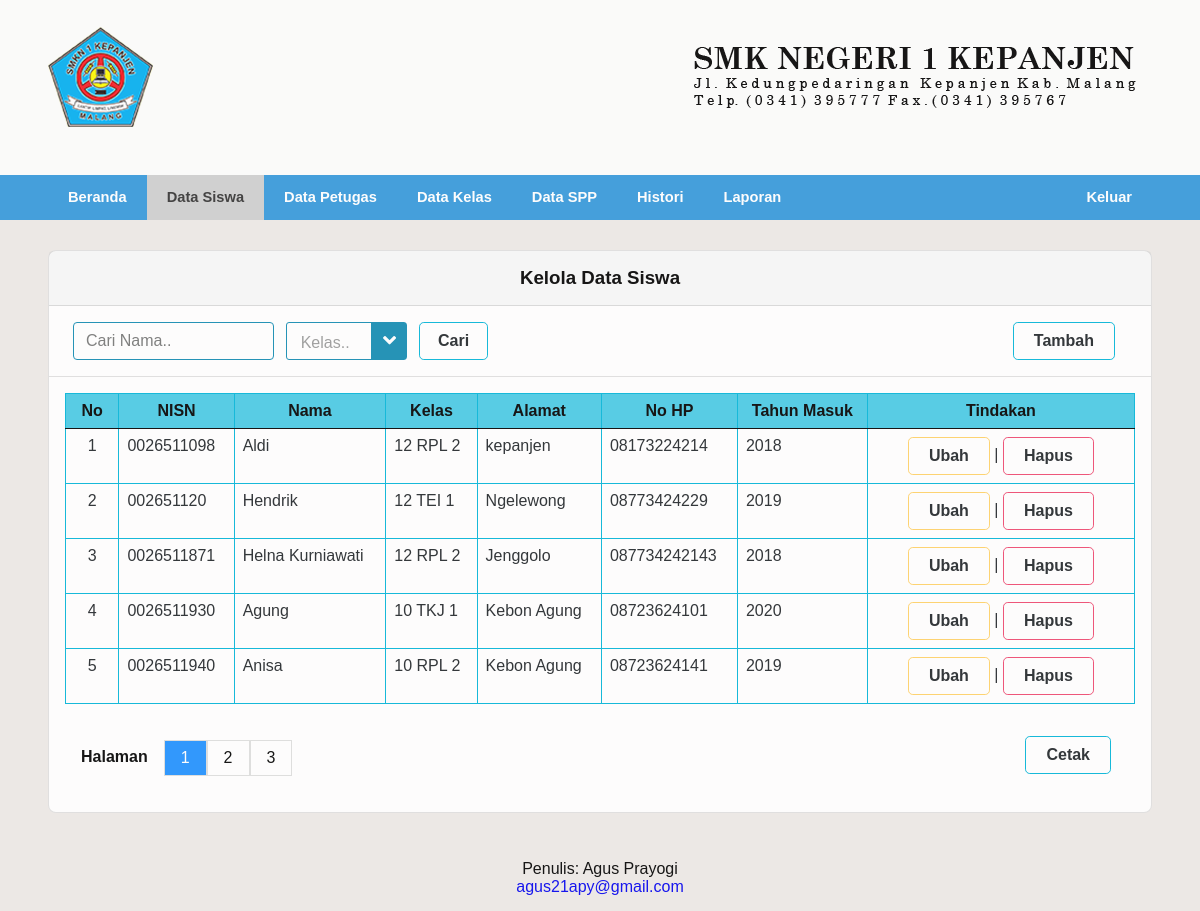
Screenshot of /admin/index.php?p=siswa (signed in) with the database file from the repository.
### tables this page shows
CREATE TABLE `siswa` (
  `nisn` char(10) NOT NULL,
  `nama` varchar(35) NOT NULL,
  `id_kelas` int(11) NOT NULL,
  `alamat` text NOT NULL,
  `no_telp` varchar(13) NOT NULL,
  `id_spp` int(11) NOT NULL
);

CREATE TABLE `kelas` (
  `id_kelas` int(11) NOT NULL,
  `nama_kelas` varchar(10) NOT NULL,
  `kopetensi_keahlian` varchar(50) NOT NULL
);

CREATE TABLE `spp` (
  `id_spp` int(11) NOT NULL,
  `tahun` int(11) NOT NULL,
  `nominal` int(11) NOT NULL
);

### function.php (called while the page is built, shortened)
<?php
$conn = mysqli_connect("localhost", "root", "", "spp");
function query($query)
{
  global $conn;
  $result = mysqli_query($conn, $query);
  $rows = [];
  while ($row = mysqli_fetch_assoc($result)) {
    $rows[] = $row;
  }
  return $rows;
}

### admin/data-siswa.php (the view, shortened to what this page needs)
<?php
if (isset($_GET['cari'])) {
  $cari = $_GET['cari'];
  $str = "SELECT * FROM siswa as a JOIN kelas as b ON a.id_kelas = b.id_kelas JOIN spp as c ON a.id_spp = c.id_spp WHERE a.nama LIKE '%$cari%'";
  if (isset($_GET['kelas'])) {
    $kelas = $_GET['kelas'];
    $str .= $kelas != "" ? "AND a.id_kelas = '$kelas'" : "";
  }
  $strPrint = $str;
  $query = query($str);
} else {
  $strPrint = "SELECT * FROM siswa as a JOIN kelas as b ON a.id_kelas = b.id_kelas JOIN spp as c ON a.id_spp = c.id_spp ";
  $query = query("SELECT * FROM siswa");
}
$printAll = query($strPrint);
$baris = 5;
$jum = count($query);
$page = ceil($jum / $baris);
$limit = 0;
if (isset($_GET['cari'])) {
  $query = query($str . "LIMIT " . $limit . "," . $baris);
} else {
  $query = query("SELECT * FROM siswa as a JOIN kelas as b ON a.id_kelas = b.id_kelas JOIN spp as c ON a.id_spp = c.id_spp LIMIT " . $limit . "," . $baris);
}
?>
<div class="card">
  <div class="card-header">
    <h3 class="t-center">Kelola Data Siswa</h4>
  </div>
  <div class="card-header bg-white">
    <div class="row mx-2">
      <form class="col-sm-8  col-xl-5 row" action="index.php" method="get">
        <input placeholder="Cari Nama.." type="text" name="cari" class="input-form col">
        <button class="btn col-md-4 col-xl-2" type="submit">
          Cari
        </button>
      </form>
      <div class="col t-right">
        <button name="tambah" data-target="tambah-modal" class="btn">
          Tambah
        </button>
      </div>
    </div>
  </div>
  <div class="card-body">
    <table class="table table-responsive">
      <thead>
        <tr class="table-blue">
          <th>No</th>
          <th>NISN</th>
          <th>Nama</th>
          <th>Kelas</th>
          <th>Alamat</th>
          <th>No HP</th>
          <th>Tahun Masuk</th>
          <th>Tindakan</th>
        </tr>
      </thead>
      <tbody>
        <?php
        $i = $limit + 1;
        foreach ($query as $key => $isi) : ?>
          <tr>
            <td><?= $i++; ?></td>
            <td><?= $isi['nisn']; ?></td>
            <td><?= $isi['nama']; ?></td>
            <td><?= $isi['nama_kelas'] . " " . $isi['kopetensi_keahlian']; ?></td>
            <td><?= $isi['alamat']; ?></td>
            <td><?= $isi['no_telp']; ?></td>
            <td><?= $isi['tahun']; ?></td>
            <td class="col-sm-6 col-xl-3 t-center">
              <button data-target="update-modal" data-all="<?= $isi['nisn'] . "," . $isi['nama'] . ","  . $isi['alamat'] . "," . $isi['no_telp']; ?>" data-kelas="<?= $isi['id_kelas']; ?>" data-tahun="<?= $isi['id_spp']; ?>" class="btn btn-orange">Ubah</button> |
              <button onclick="onDelete(<?= $isi['nisn']; ?>)" class="btn btn-red">Hapus</button>
            </td>
          </tr>
        <?php endforeach; ?>
      </tbody>
    </table>
    <div class="row">
      <div class="page col">
        <h4>Halaman</h4>
        <div class="pagination" id="pagination">
          <?php
          $page = $page == 0 ? 1 : $page;
          for ($i = 1; $i <= $page; $i++) : ?>
            <a href="index.php?p=siswa&l=<?= $i; ?>"><?= $i; ?></a>
          <?php endfor; ?>
        </div>
      </div>
      <div class="col-2 t-right">
        <button onclick="printDiv('print-area')" id="cetak" class="btn mt-3 mr-4">
          Cetak
        </button>
      </div>
    </div>
  </div>
</div>

### admin/index.php (shortened to what this page needs)
<?php
require "../function.php";
?>
<!DOCTYPE html>
<html lang="en">
<head>
  <link rel="stylesheet" href="../assets/css/all.min.css">
  <link rel="stylesheet" href="../assets/css/select2.css" />
  <link rel="stylesheet" href="../assets/css/style.css">
</head>
<body>
  <header>
    <div class="container">
      <div class="branding">
        <img class="img-fluid" src="../assets/img/kanesa.png" alt="">
        <img class="img-fluid" src="../assets/img/tempat.png" alt="">
      </div>
    </div>
  </header>
  <nav class="clearfix" id="navigation">
    <ul class="clearfix">
      <li><a class="item" href="?p=home">Beranda</a></li>
      <li><a class="item" href="?p=siswa">Data Siswa</a></li>
      <li><a class="item" href="?p=petugas">Data Petugas</a></li>
      <li><a class="item" href="?p=kelas">Data Kelas</a></li>
      <li><a class="item" href="?p=spp">Data SPP</a></li>
      <li><a class="item" href="?p=histori">Histori</a></li>
      <li><a class="item" href="?p=laporan">Laporan</a></li>
      <li class="right"><a class="item" href="?p=logout">
          Keluar
        </a></li>
    </ul>
  </nav>
  <div class="container" style="margin-top: 30px;">
    <?php require "./content_admin.php"; ?>
  </div>
  <footer>
    <p>Penulis: Agus Prayogi<br>
      <a href="mailto:agus21apy@gmail.com">agus21apy@gmail.com</a>
    </p>
  </footer>
</body>
</html>

### admin/content_admin.php
<?php
if (isset($_GET['p'])) {
  $page = $_GET['p'];
  if ($page === 'home') {
    include "./home.php";
  } elseif ($page === 'kelas') {
    include './data-kelas.php';
  } elseif ($page === 'siswa') {
    include './data-siswa.php';
  } elseif ($page === 'petugas') {
    include './data-petugas.php';
  } elseif ($page === 'spp') {
    include './data-spp.php';
  } elseif ($page === 'histori') {
    include './histori.php';
  } elseif ($page === 'laporan') {
    include './laporan.php';
  } elseif ($page === 'logout') {
    logout();
  }
} else {
  header("location:index.php?p=home");
  exit;
}

### admin/index.php (style rules this page uses)
footer { text-align: center; padding: 15px; bottom: 0; display: block; width: 100%; margin-top: 2rem; }

### rows the page displays
siswa: nisn "0026511098", nama "Aldi", id_kelas.nama_kelas "12", id_kelas.kopetensi_keahlian "RPL 2", alamat "kepanjen", no_telp "08173224214", id_spp.tahun "2018"
siswa: nisn "002651120", nama "Hendrik", id_kelas.nama_kelas "12", id_kelas.kopetensi_keahlian "TEI 1", alamat "Ngelewong", no_telp "08773424229", id_spp.tahun "2019"
siswa: nisn "0026511871", nama "Helna Kurniawati", id_kelas.nama_kelas "12", id_kelas.kopetensi_keahlian "RPL 2", alamat "Jenggolo", no_telp "087734242143", id_spp.tahun "2018"
siswa: nisn "0026511930", nama "Agung", id_kelas.nama_kelas "10", id_kelas.kopetensi_keahlian "TKJ 1", alamat "Kebon Agung", no_telp "08723624101", id_spp.tahun "2020"
siswa: nisn "0026511940", nama "Anisa", id_kelas.nama_kelas "10", id_kelas.kopetensi_keahlian "RPL 2", alamat "Kebon Agung", no_telp "08723624141", id_spp.tahun "2019"
